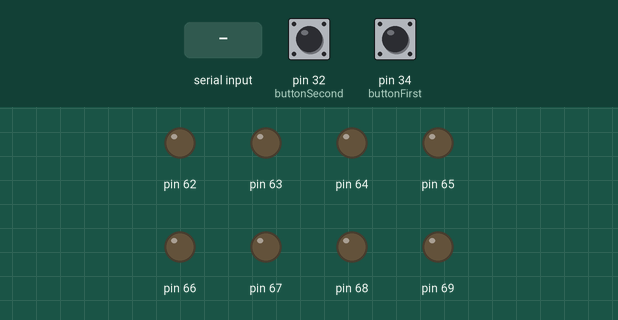
This sketch was run on a simulated Arduino Mega 2560, built with avr-gcc and run on an emulated ATmega2560. On the bench: output pins drawn as LEDs (lit = HIGH). Dashed ring = blinking. Inputs (shaded band) come from the test bench; at power-on: pin 32 (buttonSecond) HIGH, pin 34 (buttonFirst) HIGH.

Above: at 1.2 s.
1.3 s: byte 161 (0xA1) received over Serial
At 1.7 s:
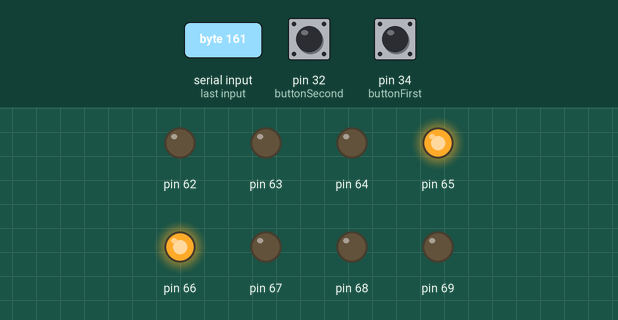
At 4.0 s:
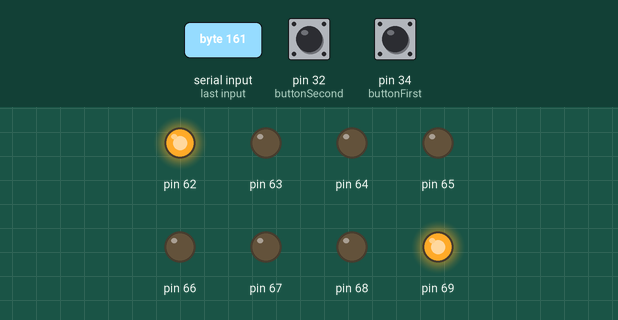
4.3 s: byte 177 (0xB1) received over Serial
At 9.2 s:
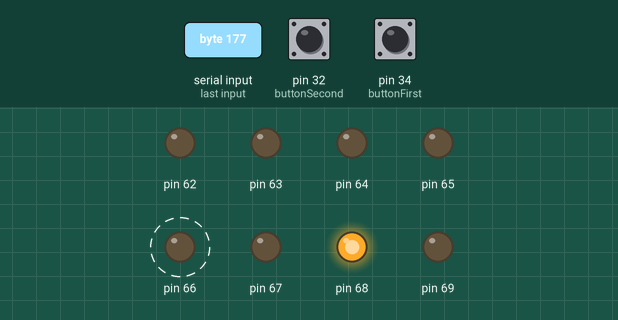
Timing chart, 0 to 10.7 s (numbered marks = the images above; inputs shaded):
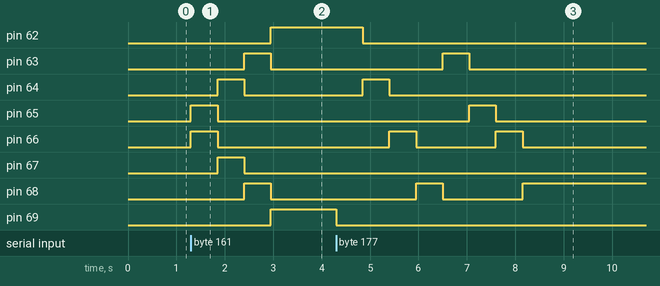

Measured:
- after the input at 1.3 s, pin 62, pin 69: LOW → HIGH after 1.7 s; pin 63, pin 68: LOW → HIGH after 1.1 s, → LOW 0.55 s later; pin 64, pin 67: LOW → HIGH after 0.55 s, → LOW 0.55 s later; pin 65, pin 66: LOW → HIGH at once, → LOW 0.55 s later
- after the input at 4.3 s, pin 62: HIGH → LOW after 0.55 s; pin 63: LOW → HIGH after 2.2 s, → LOW 0.55 s later; pin 64: LOW → HIGH after 0.55 s, → LOW 0.55 s later; pin 65: LOW → HIGH after 2.8 s, → LOW 0.55 s later; pin 66: alternates HIGH for 0.55 s and LOW for 1.7 s, 4 changes in all, then stays LOW, starting after 1.1 s

The sketch:

mc_lab2.ino
```cpp
const int buttonFirst = 34;
const int buttonSecond = 32;
const float ledDelay = (0.55*1000);
// the setup function runs once when you press reset or power the board
void setup() {
  // initialize UART0
  Serial.begin(9600);
  pinMode(buttonFirst, INPUT_PULLUP);
  pinMode(buttonSecond, INPUT_PULLUP);
  DDRK = 0xFF;
  PORTK = 0;
}

// the loop function runs over and over again forever
void loop() {
  // read from port 0:
  if (Serial.available()) {
    int inByte = Serial.read();
    if (inByte == 0xA1) {
      PORTK = B00011000;
      delay(ledDelay);
     PORTK = B00100100;
      delay(ledDelay);
      PORTK = B01000010;
      delay(ledDelay);
      PORTK = B10000001;
      delay(ledDelay);
    } else if (inByte == 0xB1) {
       PORTK = B0000001;
      delay(ledDelay);
     PORTK = B00000100;
      delay(ledDelay);
     PORTK = B00010000;
      delay(ledDelay);
     PORTK = B01000000;
      delay(ledDelay);
      PORTK = B00000010;
      delay(ledDelay);
      PORTK = B00001000;
      delay(ledDelay);
      PORTK = B0010000;
      delay(ledDelay);
      PORTK = B01000000;
      delay(ledDelay);
    }
  }


  // write to port 0:
  if(digitalRead(buttonFirst)==LOW){
    Serial.write(0xA1);
    delay(200);
  }

  if(digitalRead(buttonSecond)==LOW){
    Serial.write(0xB1);
    delay(200);
  }
}
```
